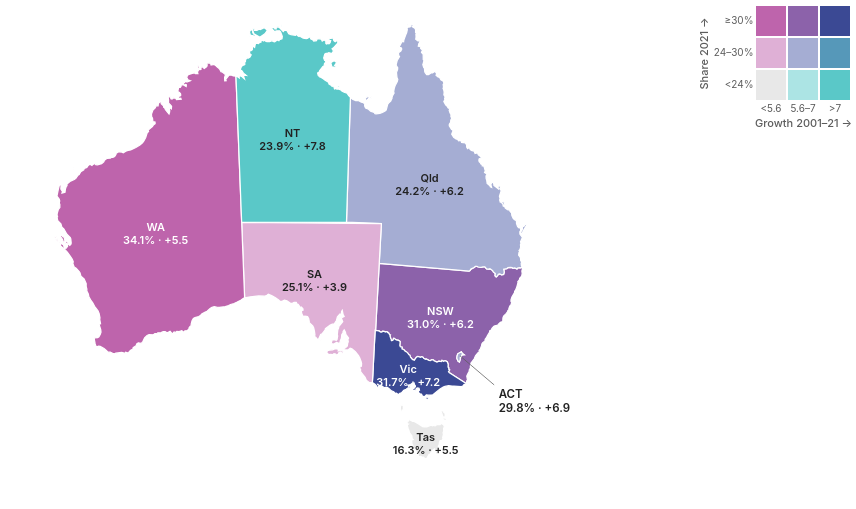

Express this chart as Vega-Lite.
### Vega-Lite specification from a JSON file in a GitHub repository (floating-point values rounded to 4 significant figures; data arrays with more than 128 entries replaced by an {"elided": "..."} marker saying what was removed)
{"$schema": "https://vega.github.io/schema/vega-lite/v5.json", "config": {"background": null, "font": "-apple-system, BlinkMacSystemFont, Segoe UI, Helvetica, Arial, sans-serif", "padding": 4, "view": {"stroke": null}, "axis": {"labelColor": "#5c5c5c", "titleColor": "#5c5c5c", "gridColor": "#d0d0d0", "domainColor": "#d0d0d0", "tickColor": "#d0d0d0", "labelFont": "-apple-system, BlinkMacSystemFont, Segoe UI, Helvetica, Arial, sans-serif", "labelFontSize": 11, "titleFont": "-apple-system, BlinkMacSystemFont, Segoe UI, Helvetica, Arial, sans-serif", "titleFontWeight": 500}, "legend": {"labelColor": "#5c5c5c", "titleColor": "#222222", "labelFont": "-apple-system, BlinkMacSystemFont, Segoe UI, Helvetica, Arial, sans-serif", "titleFont": "-apple-system, BlinkMacSystemFont, Segoe UI, Helvetica, Arial, sans-serif", "titleFontWeight": 600, "labelFontSize": 12, "titleFontSize": 12, "symbolStrokeColor": "#ffffff"}, "text": {"color": "#222222", "font": "-apple-system, BlinkMacSystemFont, Segoe UI, Helvetica, Arial, sans-serif"}, "tooltipFormat": {"numberFormat": ",.0f"}}, "hconcat": [{"width": 660, "height": 500, "projection": {"type": "conicEqualArea", "parallels": [-18, -36], "rotate": [-134, 0]}, "layer": [{"data": {"values": {"type": "Topology", "arcs": {"elided": "106 rows, 2810 int values in total"}, "transform": {"scale": [0.002035, 0.001652], "translate": [112.9, -43.63]}, "objects": {"states": {"type": "GeometryCollection", "geometries": [{"arcs": [[0, 1, 2, 3, 4, 5, 6, 7, 8, 9, 10, 11, 12, 13, 14, 15, 16, 17, 18, 19, 20, 21, 22, 23, 24, 25, 26, 27, 28, 29, 30, 31, 32, 33, 34, 35, 36, 37, 38, 39, 40, 41, 42, 43, 44, 45], [46]], "type": "Polygon", "properties": {"STATE_CODE": "1", "STATE_NAME": "New South Wales"}, "id": 0}, {"arcs": [[47, 48, 49, -38, 50, -36, 51, -34, 52, -32, 53, -30, 54, -28, 55, -26, 56, 57, -23, 58, -21, 59, 60, 61, -17, 62, -15, 63, -13, 64, -11, 65, -9, 66, -7, 67, -5, 68, 69, 70, -1, 71]], "type": "Polygon", "properties": {"STATE_CODE": "2", "STATE_NAME": "Victoria"}, "id": 1}, {"arcs": [[[-45, 72, -43, 73, -41, 74, 75, 76, 77]], [[78]], [[79]], [[80]], [[81]], [[82]]], "type": "MultiPolygon", "properties": {"STATE_CODE": "3", "STATE_NAME": "Queensland"}, "id": 2}, {"arcs": [[[83, 84, -48, 85]], [[86]]], "type": "MultiPolygon", "properties": {"STATE_CODE": "4", "STATE_NAME": "South Australia"}, "id": 3}, {"arcs": [[[87, 88]], [[89]], [[90]], [[91]]], "type": "MultiPolygon", "properties": {"STATE_CODE": "5", "STATE_NAME": "Western Australia"}, "id": 4}, {"arcs": [[[92]], [[93]], [[94]], [[95]], [[96]], [[97]]], "type": "MultiPolygon", "properties": {"STATE_CODE": "6", "STATE_NAME": "Tasmania"}, "id": 5}, {"arcs": [[[-77, 98, 99]], [[100]], [[101]], [[102]], [[103]], [[104]], [[105]]], "type": "MultiPolygon", "properties": {"STATE_CODE": "7", "STATE_NAME": "Northern Territory"}, "id": 6}, {"arcs": [[-47]], "type": "Polygon", "properties": {"STATE_CODE": "8", "STATE_NAME": "Australian Capital Territory"}, "id": 7}]}}}, "format": {"type": "topojson", "feature": "states"}}, "transform": [{"lookup": "properties.STATE_NAME", "from": {"data": {"values": [{"name": "Western Australia", "abbr": "WA", "lon": 121.6, "lat": -26, "share": 34.1, "chg": 5.5, "a": 2, "b": 0, "cls": 6, "lbl": ["WA", "34.1% · +5.5"], "sl": "WA"}, {"name": "Victoria", "abbr": "Vic", "lon": 144.3, "lat": -36.9, "share": 31.7, "chg": 7.2, "a": 2, "b": 2, "cls": 8, "lbl": ["Vic", "31.7% · +7.2"], "sl": "Vic"}, {"name": "New South Wales", "abbr": "NSW", "lon": 146.8, "lat": -32.3, "share": 31, "chg": 6.2, "a": 2, "b": 1, "cls": 7, "lbl": ["NSW", "31.0% · +6.2"], "sl": "NSW"}, {"name": "Australian Capital Territory", "abbr": "ACT", "lon": 152.8, "lat": -37.6, "share": 29.8, "chg": 6.9, "a": 1, "b": 1, "cls": 4, "lbl": ["ACT", "29.8% · +6.9"], "sl": "ACT"}, {"name": "South Australia", "abbr": "SA", "lon": 135.3, "lat": -30, "share": 25.1, "chg": 3.9, "a": 1, "b": 0, "cls": 3, "lbl": ["SA", "25.1% · +3.9"], "sl": "SA"}, {"name": "Queensland", "abbr": "Qld", "lon": 144.8, "lat": -22.4, "share": 24.2, "chg": 6.2, "a": 1, "b": 1, "cls": 4, "lbl": ["Qld", "24.2% · +6.2"], "sl": "Qld"}, {"name": "Northern Territory", "abbr": "NT", "lon": 133.4, "lat": -19.4, "share": 23.9, "chg": 7.8, "a": 0, "b": 2, "cls": 2, "lbl": ["NT", "23.9% · +7.8"], "sl": "NT"}, {"name": "Tasmania", "abbr": "Tas", "lon": 146.6, "lat": -42.05, "share": 16.3, "chg": 5.5, "a": 0, "b": 0, "cls": 0, "lbl": ["Tas", "16.3% · +5.5"], "sl": "Tas"}]}, "key": "name", "fields": ["cls", "share", "chg"]}}], "mark": {"type": "geoshape", "stroke": "#ffffff", "strokeWidth": 1.25}, "encoding": {"color": {"field": "cls", "type": "ordinal", "scale": {"domain": [0, 1, 2, 3, 4, 5, 6, 7, 8], "range": ["#e8e8e8", "#ace4e4", "#5ac8c8", "#dfb0d6", "#a5add3", "#5698b9", "#be64ac", "#8c62aa", "#3b4994"]}, "legend": null}, "tooltip": [{"field": "properties.STATE_NAME", "title": "State / territory"}, {"field": "share", "title": "Born overseas 2021 (%)", "format": ".1f"}, {"field": "chg", "title": "Change since 2001 (pts)", "format": "+.1f"}]}}, {"data": {"values": [{"name": "Western Australia", "abbr": "WA", "lon": 121.6, "lat": -26, "share": 34.1, "chg": 5.5, "a": 2, "b": 0, "cls": 6, "lbl": ["WA", "34.1% · +5.5"], "sl": "WA"}, {"name": "Victoria", "abbr": "Vic", "lon": 144.3, "lat": -36.9, "share": 31.7, "chg": 7.2, "a": 2, "b": 2, "cls": 8, "lbl": ["Vic", "31.7% · +7.2"], "sl": "Vic"}, {"name": "New South Wales", "abbr": "NSW", "lon": 146.8, "lat": -32.3, "share": 31, "chg": 6.2, "a": 2, "b": 1, "cls": 7, "lbl": ["NSW", "31.0% · +6.2"], "sl": "NSW"}, {"name": "Australian Capital Territory", "abbr": "ACT", "lon": 152.8, "lat": -37.6, "share": 29.8, "chg": 6.9, "a": 1, "b": 1, "cls": 4, "lbl": ["ACT", "29.8% · +6.9"], "sl": "ACT"}, {"name": "South Australia", "abbr": "SA", "lon": 135.3, "lat": -30, "share": 25.1, "chg": 3.9, "a": 1, "b": 0, "cls": 3, "lbl": ["SA", "25.1% · +3.9"], "sl": "SA"}, {"name": "Queensland", "abbr": "Qld", "lon": 144.8, "lat": -22.4, "share": 24.2, "chg": 6.2, "a": 1, "b": 1, "cls": 4, "lbl": ["Qld", "24.2% · +6.2"], "sl": "Qld"}, {"name": "Northern Territory", "abbr": "NT", "lon": 133.4, "lat": -19.4, "share": 23.9, "chg": 7.8, "a": 0, "b": 2, "cls": 2, "lbl": ["NT", "23.9% · +7.8"], "sl": "NT"}, {"name": "Tasmania", "abbr": "Tas", "lon": 146.6, "lat": -42.05, "share": 16.3, "chg": 5.5, "a": 0, "b": 0, "cls": 0, "lbl": ["Tas", "16.3% · +5.5"], "sl": "Tas"}]}, "mark": {"type": "text", "fontSize": 11, "lineHeight": 13, "font": "-apple-system, BlinkMacSystemFont, Segoe UI, Helvetica, Arial, sans-serif", "fontWeight": 600, "baseline": "middle"}, "transform": [{"filter": "datum.abbr != 'ACT'"}], "encoding": {"longitude": {"field": "lon", "type": "quantitative"}, "latitude": {"field": "lat", "type": "quantitative"}, "text": {"field": "lbl"}, "color": {"condition": {"test": "indexof([5, 6, 7, 8], datum.cls) >= 0", "value": "#ffffff"}, "value": "#222222"}}}, {"data": {"values": [{"name": "Western Australia", "abbr": "WA", "lon": 121.6, "lat": -26, "share": 34.1, "chg": 5.5, "a": 2, "b": 0, "cls": 6, "lbl": ["WA", "34.1% · +5.5"], "sl": "WA"}, {"name": "Victoria", "abbr": "Vic", "lon": 144.3, "lat": -36.9, "share": 31.7, "chg": 7.2, "a": 2, "b": 2, "cls": 8, "lbl": ["Vic", "31.7% · +7.2"], "sl": "Vic"}, {"name": "New South Wales", "abbr": "NSW", "lon": 146.8, "lat": -32.3, "share": 31, "chg": 6.2, "a": 2, "b": 1, "cls": 7, "lbl": ["NSW", "31.0% · +6.2"], "sl": "NSW"}, {"name": "Australian Capital Territory", "abbr": "ACT", "lon": 152.8, "lat": -37.6, "share": 29.8, "chg": 6.9, "a": 1, "b": 1, "cls": 4, "lbl": ["ACT", "29.8% · +6.9"], "sl": "ACT"}, {"name": "South Australia", "abbr": "SA", "lon": 135.3, "lat": -30, "share": 25.1, "chg": 3.9, "a": 1, "b": 0, "cls": 3, "lbl": ["SA", "25.1% · +3.9"], "sl": "SA"}, {"name": "Queensland", "abbr": "Qld", "lon": 144.8, "lat": -22.4, "share": 24.2, "chg": 6.2, "a": 1, "b": 1, "cls": 4, "lbl": ["Qld", "24.2% · +6.2"], "sl": "Qld"}, {"name": "Northern Territory", "abbr": "NT", "lon": 133.4, "lat": -19.4, "share": 23.9, "chg": 7.8, "a": 0, "b": 2, "cls": 2, "lbl": ["NT", "23.9% · +7.8"], "sl": "NT"}, {"name": "Tasmania", "abbr": "Tas", "lon": 146.6, "lat": -42.05, "share": 16.3, "chg": 5.5, "a": 0, "b": 0, "cls": 0, "lbl": ["Tas", "16.3% · +5.5"], "sl": "Tas"}]}, "transform": [{"filter": "datum.abbr == 'ACT'"}], "mark": {"type": "text", "align": "left", "dx": 3, "fontSize": 11.5, "lineHeight": 14, "font": "-apple-system, BlinkMacSystemFont, Segoe UI, Helvetica, Arial, sans-serif", "fontWeight": 600, "baseline": "top"}, "encoding": {"longitude": {"field": "lon", "type": "quantitative"}, "latitude": {"field": "lat", "type": "quantitative"}, "text": {"field": "lbl"}, "color": {"value": "#222222"}}}, {"data": {"values": [{"lon": 149.1, "lat": -35.45, "llon": 152.6, "llat": -37.3}]}, "mark": {"type": "rule", "strokeWidth": 0.75}, "encoding": {"longitude": {"field": "lon", "type": "quantitative"}, "latitude": {"field": "lat", "type": "quantitative"}, "longitude2": {"field": "llon"}, "latitude2": {"field": "llat"}, "color": {"value": "#5c5c5c"}}}, {"data": {"values": [{"type": "Feature", "properties": {}, "geometry": {"type": "MultiPoint", "coordinates": [[112, -10], [162, -10], [162, -44], [112, -44]]}}]}, "mark": {"type": "geoshape", "opacity": 0, "filled": false, "strokeOpacity": 0}}]}, {"width": 96, "height": 96, "data": {"values": [{"a": 0, "b": 0, "cls": 0}, {"a": 0, "b": 1, "cls": 1}, {"a": 0, "b": 2, "cls": 2}, {"a": 1, "b": 0, "cls": 3}, {"a": 1, "b": 1, "cls": 4}, {"a": 1, "b": 2, "cls": 5}, {"a": 2, "b": 0, "cls": 6}, {"a": 2, "b": 1, "cls": 7}, {"a": 2, "b": 2, "cls": 8}]}, "mark": {"type": "rect", "stroke": "#ffffff", "strokeWidth": 2}, "encoding": {"x": {"field": "b", "type": "ordinal", "axis": {"title": "Growth 2001–21 →", "labelExpr": "['<5.6','5.6–7','>7'][datum.value]", "labelAngle": 0, "domain": false, "ticks": false, "titleFontSize": 11, "labelFontSize": 10}}, "y": {"field": "a", "type": "ordinal", "sort": "descending", "axis": {"title": "Share 2021 →", "labelExpr": "['<24%','24–30%','≥30%'][datum.value]", "domain": false, "ticks": false, "titleFontSize": 11, "labelFontSize": 10}}, "color": {"field": "cls", "type": "ordinal", "scale": {"domain": [0, 1, 2, 3, 4, 5, 6, 7, 8], "range": ["#e8e8e8", "#ace4e4", "#5ac8c8", "#dfb0d6", "#a5add3", "#5698b9", "#be64ac", "#8c62aa", "#3b4994"]}, "legend": null}}}], "spacing": 24, "resolve": {"scale": {"color": "independent"}}}
